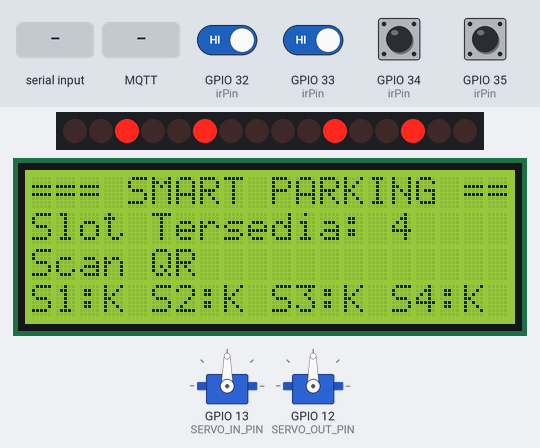
Simulated run of this sketch. Board: ESP32. Shown: 16 shift-register outputs drawn as a row of LEDs (first output left, lit = HIGH), 20×4 character LCD, 2 × servo. Wiring (inferred from the names in the program): 2 × shift register (74HC595): data GPIO 23; shift clock GPIO 18; latch GPIO 5. Wiring (inferred from the signals the program sends): row of LEDs: on Q0, Q1, Q2, Q3, Q4, Q5, Q6, Q7, Q8, Q9, Q10, Q11, Q12, Q13, Q14, Q15. Inputs (shaded band) come from the test bench; at power-on: GPIO 32 (irPin), GPIO 33 (irPin), GPIO 34 (irPin), GPIO 35 (irPin) HIGH. WiFi joins after 1.5 s; servers stay silent unless stated; random numbers use the default seed unless the sketch sets one; no MQTT or app messages arrive unless stated; what the sketch prints to the serial monitor is not drawn.

Above: at 5.6 s.
5.7 s: "}\n" received over the second serial link
At 6.6 s:
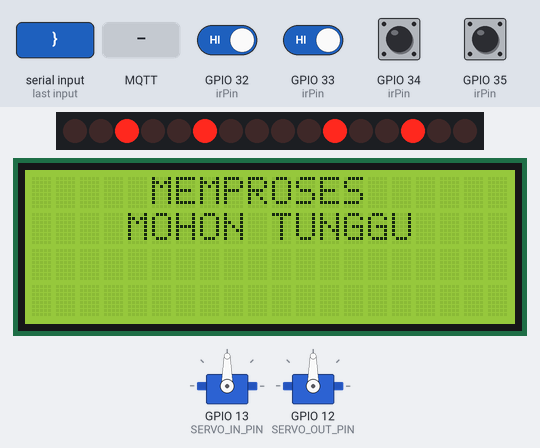
7.2 s: MQTT message "}" arrives on the first subscribed topic
At 8.0 s:
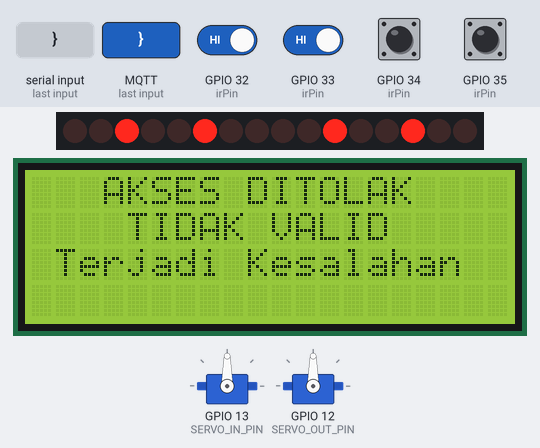
8.8 s: GPIO 32 (irPin) driven LOW
At 9.6 s:
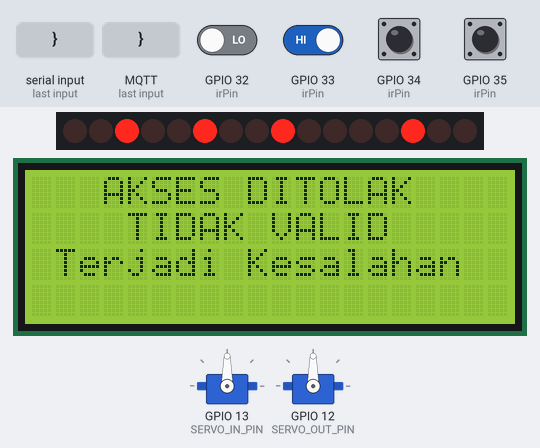
11.8 s: "reserved\n" received over the second serial link
At 12.8 s:
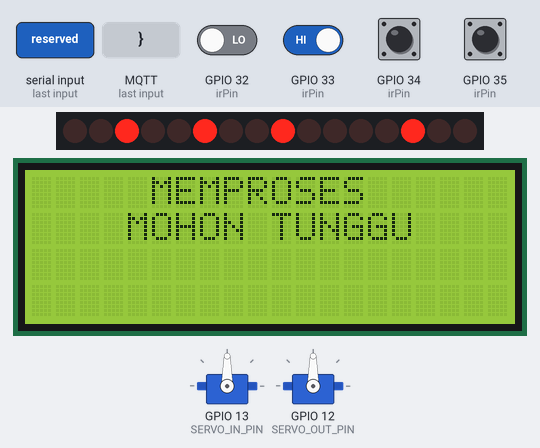
13.3 s: MQTT message "reserved" arrives on the first subscribed topic
At 13.8 s:
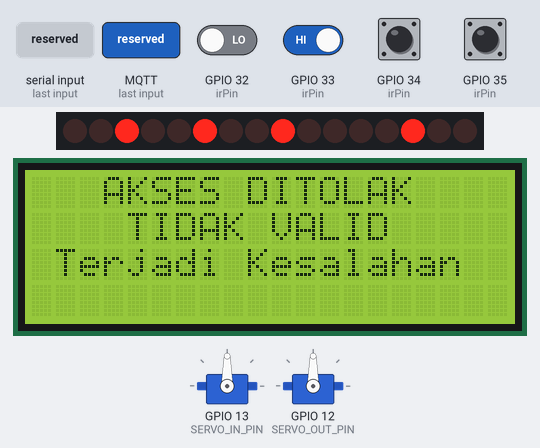
14.9 s: GPIO 33 (irPin) driven LOW
At 15.5 s:
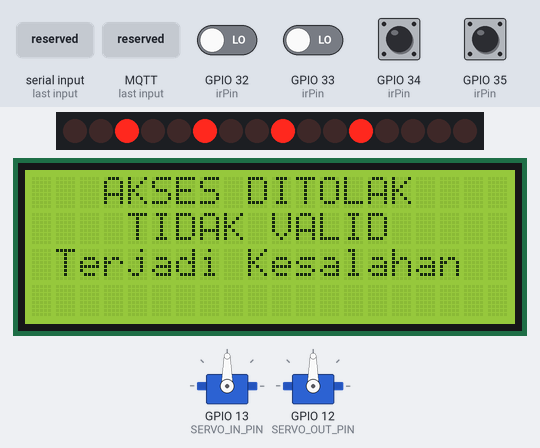
Timing chart, 0 to 17.9 s (numbered marks = the images above; inputs shaded):
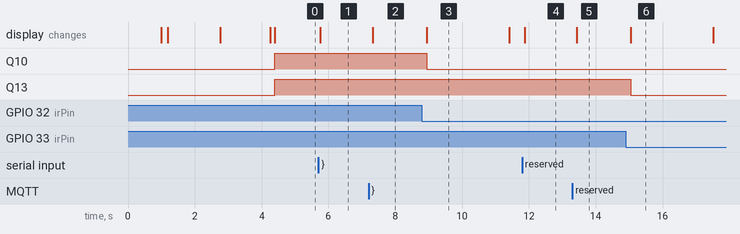

Measured:
- after the input at 5.7 s, the display: changes after 0.06 s (image 1)
- after the input at 7.2 s, the display: changes after 0.13 s (image 2)
- after the input at 11.8 s, the display: changes after 0.07 s (image 4)
- after the input at 13.3 s, the display: changes after 0.13 s (image 5)
- what the display in image 3 shows lasts 2.5 s, from 8.9 s to 11.4 s

The sketch:

parkingesp.ino
```cpp
#include <ESP32Servo.h>
#include <WiFi.h>
#include <WiFiClientSecure.h>
#include <PubSubClient.h>
#include <Wire.h>
#include <LiquidCrystal_I2C.h>

// ========================================================================================
// 1. KONFIGURASI WIFI DAN MQTT
// ========================================================================================
const char* WIFI_SSID = "DR";
const char* WIFI_PASS = "kitaaja123";

// Isi host HiveMQ tanpa mqtts://
// Contoh: xxxxxxxx.s1.eu.hivemq.cloud
const char* MQTT_SERVER = "07ea93ea62a6450eb50b1cb6e520eae3.s1.eu.hivemq.cloud";
const int   MQTT_PORT   = 8883;
const char* MQTT_USER   = "smart_parking";
const char* MQTT_PASS   = "Smartparking2026";

const char* TOPIC_SLOT_STATUS       = "smartparking/slot/status";
const char* TOPIC_GATE_SCAN         = "smartparking/gate/scan";
const char* TOPIC_GATE_RESPONSE     = "smartparking/gate/response";
const char* TOPIC_SERVER_SLOT_STATE = "smartparking/server/slot/state";
const char* TOPIC_SLOT_REQUEST      = "smartparking/slot/request";

// ========================================================================================
// 2. KONFIGURASI PIN
// ========================================================================================
#define GM65_IN_RX   16
#define GM65_IN_TX   17
#define GM65_OUT_RX  25
#define GM65_OUT_TX  26
#define BAUD_GM65    115200

#define SERVO_IN_PIN   13
#define SERVO_OUT_PIN  12

#define IR_SLOT_1  34
#define IR_SLOT_2  35
#define IR_SLOT_3  32
#define IR_SLOT_4  33

#define SR_DATA   23
#define SR_CLOCK  18
#define SR_LATCH   5

// ========================================================================================
// 3. KONFIGURASI SISTEM
// ========================================================================================
#define TOTAL_SLOT              4
#define SERVO_BUKA_MS           5000
#define IR_CHECK_MS             200
#define SLOT_SYNC_MS            15000
#define HARDWARE_SEND_COOLDOWN  1000

#define SERVO_TUTUP  90
#define SERVO_BUKA    0

// ========================================================================================
// 4. OBJECT DAN VARIABEL GLOBAL
// ========================================================================================
HardwareSerial ScannerMasuk(2);
HardwareSerial ScannerKeluar(1);

Servo servoMasuk;
Servo servoKeluar;

LiquidCrystal_I2C lcd(0x27, 20, 4);

WiFiClientSecure secureClient;
PubSubClient mqtt(secureClient);

int statusSlot[TOTAL_SLOT] = {0, 0, 0, 0};
int lastPhysicalState[TOTAL_SLOT] = {-1, -1, -1, -1};

int irPin[TOTAL_SLOT] = {
  IR_SLOT_1,
  IR_SLOT_2,
  IR_SLOT_3,
  IR_SLOT_4
};

String bufferMasuk  = "";
String bufferKeluar = "";

bool servoMasukAktif  = false;
bool servoKeluarAktif = false;
bool isLcdShowingMsg  = false;
bool wifiConnected    = false;

unsigned long timerMasuk          = 0;
unsigned long timerKeluar         = 0;
unsigned long lastIRCheck         = 0;
unsigned long lastSlotSync        = 0;
unsigned long lastHardwareSend    = 0;
unsigned long lcdMessageTimer     = 0;
unsigned long lastLcdIdleUpdate   = 0;

// Variabel untuk menunggu respons validasi QR dari MQTT
bool waitingGateResponse = false;
String pendingQr         = "";
String pendingGate       = "";
String lastGateResult    = "";
unsigned long gateRequestTimer = 0;

// ========================================================================================
// 5. FUNGSI BANTUAN LCD DAN STRING
// ========================================================================================
String fitLine(String text) {
  if (text.length() > 20) {
    return text.substring(0, 20);
  }

  while (text.length() < 20) {
    text += " ";
  }

  return text;
}

void printCenter(int row, String text) {
  if (text.length() > 20) {
    text = text.substring(0, 20);
  }

  int pad = (20 - text.length()) / 2;
  if (pad < 0) pad = 0;

  lcd.setCursor(0, row);
  lcd.print("                    ");

  lcd.setCursor(pad, row);
  lcd.print(text);
}

void showLcdMessage(String baris1, String baris2, String baris3, String baris4) {
  lcd.clear();
  printCenter(0, baris1);
  printCenter(1, baris2);
  printCenter(2, baris3);
  printCenter(3, baris4);

  isLcdShowingMsg = true;
  lcdMessageTimer = millis();
}

String escapeJson(String value) {
  value.replace("\\", "\\\\");
  value.replace("\"", "\\\"");
  value.replace("\n", "");
  value.replace("\r", "");
  return value;
}

String extractJsonValue(String payload, String key) {
  String pattern = "\"" + key + "\":\"";
  int idx = payload.indexOf(pattern);

  if (idx == -1) return "";

  int start = idx + pattern.length();
  int end = payload.indexOf("\"", start);

  if (end == -1) return "";

  return payload.substring(start, end);
}

// ========================================================================================
// 6. LCD IDLE DAN LED STATUS SLOT
// ========================================================================================
void updateLcdIdle() {
  if (isLcdShowingMsg) return;

  int sisaSlot = 0;

  for (int i = 0; i < TOTAL_SLOT; i++) {
    if (statusSlot[i] == 0) {
      sisaSlot++;
    }
  }

  lcd.setCursor(0, 0);
  lcd.print(fitLine("=== SMART PARKING ==="));

  lcd.setCursor(0, 1);
  lcd.print(fitLine("Slot Tersedia: " + String(sisaSlot)));

  lcd.setCursor(0, 2);
  lcd.print(fitLine("Scan QR"));

  String line4 = "";

  for (int i = 0; i < TOTAL_SLOT; i++) {
    line4 += "S";
    line4 += String(i + 1);
    line4 += ":";

    if (statusSlot[i] == 1) {
      line4 += "I ";       // I = Isi / Terisi
    } else if (statusSlot[i] == 2) {
      line4 += "R ";       // R = Reserved
    } else {
      line4 += "K ";       // K = Kosong
    }
  }

  lcd.setCursor(0, 3);
  lcd.print(fitLine(line4));
}

void updateTrafficLight() {
  byte ic1 = 0;
  byte ic2 = 0;

  // Slot 1
  if (statusSlot[0] == 1) ic1 |= 0b00000001;
  else if (statusSlot[0] == 2) ic1 |= 0b00000010;
  else ic1 |= 0b00000100;

  // Slot 2
  if (statusSlot[1] == 1) ic1 |= 0b00001000;
  else if (statusSlot[1] == 2) ic1 |= 0b00010000;
  else ic1 |= 0b00100000;

  // Slot 3
  if (statusSlot[2] == 1) ic2 |= 0b00000001;
  else if (statusSlot[2] == 2) ic2 |= 0b00000010;
  else ic2 |= 0b00000100;

  // Slot 4
  if (statusSlot[3] == 1) ic2 |= 0b00001000;
  else if (statusSlot[3] == 2) ic2 |= 0b00010000;
  else ic2 |= 0b00100000;

  digitalWrite(SR_LATCH, LOW);
  shiftOut(SR_DATA, SR_CLOCK, MSBFIRST, ic2);
  shiftOut(SR_DATA, SR_CLOCK, MSBFIRST, ic1);
  digitalWrite(SR_LATCH, HIGH);
}

// ========================================================================================
// 7. PARSE STATUS SLOT DARI SERVER VIA MQTT
// ========================================================================================
void parseServerSlotState(String payload) {
  bool statusBerubah = false;

  for (int i = 0; i < TOTAL_SLOT; i++) {
    String searchStr1 = "\"slot_nomor\":" + String(i + 1);
    String searchStr2 = "\"slot_nomor\":\"" + String(i + 1) + "\"";

    int slotIdx = payload.indexOf(searchStr1);

    if (slotIdx == -1) {
      slotIdx = payload.indexOf(searchStr2);
    }

    if (slotIdx == -1) {
      continue;
    }

    int objEnd = payload.indexOf("}", slotIdx);

    if (objEnd == -1) {
      objEnd = payload.length() - 1;
    }

    String oneSlot = payload.substring(slotIdx, objEnd);
    bool terisiServer = oneSlot.indexOf("\"terisi\":true") != -1;
    String state = extractJsonValue(oneSlot, "status");

    int oldStatus = statusSlot[i];

    // Prioritas status fisik jika sensor membaca terisi.
    if (digitalRead(irPin[i]) == LOW || terisiServer) {
      statusSlot[i] = 1;
    } else {
      if (state.indexOf("reserved") != -1 || state.indexOf("reservasi") != -1) {
        statusSlot[i] = 2;
      } else {
        statusSlot[i] = 0;
      }
    }

    if (oldStatus != statusSlot[i]) {
      statusBerubah = true;
    }
  }

  if (statusBerubah) {
    updateTrafficLight();

    if (!isLcdShowingMsg) {
      updateLcdIdle();
    }
  }
}

// ========================================================================================
// 8. KONEKSI WIFI DAN MQTT
// ========================================================================================
void connectWiFi() {
  lcd.clear();
  printCenter(1, "Menghubungkan WiFi");
  printCenter(2, WIFI_SSID);

  Serial.print("[WiFi] ");
  Serial.println(WIFI_SSID);

  WiFi.begin(WIFI_SSID, WIFI_PASS);

  int attempt = 0;

  while (WiFi.status() != WL_CONNECTED && attempt < 20) {
    delay(500);
    Serial.print(".");
    attempt++;
  }

  if (WiFi.status() == WL_CONNECTED) {
    wifiConnected = true;

    Serial.println("\n[WiFi] Connected");
    Serial.print("[WiFi] IP: ");
    Serial.println(WiFi.localIP());

    lcd.clear();
    printCenter(1, "WiFi Terhubung");
    printCenter(2, "Sistem Siap");
  } else {
    wifiConnected = false;

    Serial.println("\n[WiFi] Failed");

    lcd.clear();
    printCenter(1, "WiFi Gagal");
    printCenter(2, "Mode Offline");
  }

  delay(1500);
  lcd.clear();
}

void mqttCallback(char* topic, byte* payload, unsigned int length) {
  String topicStr = String(topic);
  String message = "";

  for (unsigned int i = 0; i < length; i++) {
    message += (char)payload[i];
  }

  Serial.print("[MQTT IN] Topic: ");
  Serial.println(topicStr);
  Serial.print("[MQTT IN] Message: ");
  Serial.println(message);

  // Respons validasi QR dari bridge/server.
  if (topicStr == TOPIC_GATE_RESPONSE) {
    String qrCode = extractJsonValue(message, "qr_code");
    String gate   = extractJsonValue(message, "gate");
    String status = extractJsonValue(message, "status");
    String pesan  = extractJsonValue(message, "message");

    if (pesan.length() == 0) {
      pesan = "Terjadi Kesalahan";
    }

    bool matchQr   = (qrCode.length() == 0 || qrCode == pendingQr);
    bool matchGate = (gate.length() == 0 || gate == pendingGate);

    if (waitingGateResponse && matchQr && matchGate) {
      if (status == "success") {
        lastGateResult = "success|" + pesan;
      } else {
        lastGateResult = "denied|" + pesan;
      }

      waitingGateResponse = false;
    }
  }

  // Status slot dari server/bridge. Bagian ini opsional.
  if (topicStr == TOPIC_SERVER_SLOT_STATE) {
    parseServerSlotState(message);
  }
}

void connectMQTT() {
  if (!wifiConnected) return;

  int attempt = 0;

  while (!mqtt.connected() && attempt < 5) {
    Serial.print("[MQTT] Menghubungkan ke HiveMQ... ");

    String clientId = "ESP32-SmartParking-";
    clientId += String((uint32_t)ESP.getEfuseMac(), HEX);
    clientId += "-";
    clientId += String(random(0xffff), HEX);

    if (mqtt.connect(clientId.c_str(), MQTT_USER, MQTT_PASS)) {
      Serial.println("berhasil");

      mqtt.subscribe(TOPIC_GATE_RESPONSE);
      mqtt.subscribe(TOPIC_SERVER_SLOT_STATE);

      mqtt.publish(
        "smartparking/test",
        "{\"status\":\"berhasil\",\"message\":\"ESP32 terhubung ke HiveMQ\"}"
      );

      Serial.println("[MQTT] Subscribe berhasil");
    } else {
      Serial.print("gagal, rc=");
      Serial.println(mqtt.state());

      attempt++;
      delay(2000);
    }
  }
}

// ========================================================================================
// 9. SENSOR IR DAN PUBLISH STATUS SLOT
// ========================================================================================
void sendSlotStatusToMQTT() {
  if (!wifiConnected) return;

  if (!mqtt.connected()) {
    connectMQTT();
  }

  if (!mqtt.connected()) {
    Serial.println("[MQTT SLOT] Gagal, MQTT belum terkoneksi");
    return;
  }

  String payload = "{";
  payload += "\"s1\":" + String(lastPhysicalState[0]) + ",";
  payload += "\"s2\":" + String(lastPhysicalState[1]) + ",";
  payload += "\"s3\":" + String(lastPhysicalState[2]) + ",";
  payload += "\"s4\":" + String(lastPhysicalState[3]);
  payload += "}";

  bool ok = mqtt.publish(TOPIC_SLOT_STATUS, payload.c_str());

  if (ok) {
    Serial.print("[MQTT SLOT] Publish OK: ");
    Serial.println(payload);
  } else {
    Serial.print("[MQTT SLOT] Publish Gagal: ");
    Serial.println(payload);
  }
}

void updateIRSensor() {
  bool hardwareChanged = false;

  for (int i = 0; i < TOTAL_SLOT; i++) {
    bool terisi = digitalRead(irPin[i]) == LOW;
    int currentState = terisi ? 1 : 0;

    if (currentState != lastPhysicalState[i]) {
      hardwareChanged = true;
      lastPhysicalState[i] = currentState;
    }

    if (terisi) {
      statusSlot[i] = 1;
    } else {
      if (statusSlot[i] != 2) {
        statusSlot[i] = 0;
      }
    }
  }

  if (hardwareChanged && millis() - lastHardwareSend >= HARDWARE_SEND_COOLDOWN) {
    lastHardwareSend = millis();

    Serial.println("[HW SYNC] SENSOR BERUBAH");

    sendSlotStatusToMQTT();

    if (!isLcdShowingMsg) {
      updateLcdIdle();
    }
  }
}

void syncSlotDariServer() {
  // ESP32 tidak lagi request langsung ke api.php.
  // ESP32 hanya mengirim request via MQTT.
  if (!wifiConnected) return;

  if (!mqtt.connected()) {
    connectMQTT();
  }

  if (mqtt.connected()) {
    mqtt.publish(TOPIC_SLOT_REQUEST, "{\"source\":\"esp32\",\"request\":\"slot_state\"}");
    Serial.println("[MQTT] Request slot state");
  }
}

// ========================================================================================
// 10. SCAN QR DAN VALIDASI LEWAT MQTT
// ========================================================================================
String kirimQRkeServer(String qr, String gate) {
  if (!wifiConnected) {
    return "no_wifi";
  }

  if (!mqtt.connected()) {
    connectMQTT();
  }

  if (!mqtt.connected()) {
    return "error|MQTT Tidak Terhubung";
  }

  pendingQr = qr;
  pendingGate = gate;
  lastGateResult = "";
  waitingGateResponse = true;
  gateRequestTimer = millis();

  String payload = "{";
  payload += "\"qr_code\":\"" + escapeJson(qr) + "\",";
  payload += "\"gate\":\"" + escapeJson(gate) + "\"";
  payload += "}";

  bool ok = mqtt.publish(TOPIC_GATE_SCAN, payload.c_str());

  if (!ok) {
    waitingGateResponse = false;
    return "error|Publish QR Gagal";
  }

  Serial.print("[MQTT QR] Publish: ");
  Serial.println(payload);

  while (waitingGateResponse && millis() - gateRequestTimer < 5000) {
    mqtt.loop();
    delay(10);
  }

  if (waitingGateResponse) {
    waitingGateResponse = false;
    return "error|Timeout Server";
  }

  if (lastGateResult.length() == 0) {
    return "error|Response Kosong";
  }

  return lastGateResult;
}

void handleScanMasuk(String qr) {
  Serial.println("[MASUK]");

  showLcdMessage("MEMPROSES", "MOHON TUNGGU", "", "");

  String response = kirimQRkeServer(qr, "in");
  int sepIndex = response.indexOf("|");

  String hasil = (sepIndex != -1) ? response.substring(0, sepIndex) : response;
  String pesan = (sepIndex != -1) ? response.substring(sepIndex + 1) : "";

  if (hasil == "success") {
    showLcdMessage("AKSES DITERIMA", "SILAKAN MASUK", "PALANG TERBUKA", "");

    if (!servoMasukAktif) {
      servoMasuk.write(SERVO_BUKA);
      servoMasukAktif = true;
      timerMasuk = millis();
    }
  } else if (hasil == "no_wifi") {
    showLcdMessage("MODE OFFLINE", "SILAKAN MASUK", "PALANG TERBUKA", "");

    if (!servoMasukAktif) {
      servoMasuk.write(SERVO_BUKA);
      servoMasukAktif = true;
      timerMasuk = millis();
    }
  } else {
    showLcdMessage("AKSES DITOLAK", "TIDAK VALID", pesan, "");
  }
}

void handleScanKeluar(String qr) {
  Serial.println("[KELUAR]");

  showLcdMessage("MEMPROSES", "MOHON TUNGGU", "", "");

  String response = kirimQRkeServer(qr, "out");
  int sepIndex = response.indexOf("|");

  String hasil = (sepIndex != -1) ? response.substring(0, sepIndex) : response;
  String pesan = (sepIndex != -1) ? response.substring(sepIndex + 1) : "";

  if (hasil == "success") {
    showLcdMessage("AKSES DITERIMA", "SILAKAN KELUAR", "SALDO -Rp3000", "PALANG TERBUKA");

    if (!servoKeluarAktif) {
      servoKeluar.write(SERVO_BUKA);
      servoKeluarAktif = true;
      timerKeluar = millis();
    }
  } else if (hasil == "no_wifi") {
    showLcdMessage("MODE OFFLINE", "SILAKAN KELUAR", "PALANG TERBUKA", "");

    if (!servoKeluarAktif) {
      servoKeluar.write(SERVO_BUKA);
      servoKeluarAktif = true;
      timerKeluar = millis();
    }
  } else {
    showLcdMessage("AKSES DITOLAK", "TIDAK VALID", pesan, "");
  }
}

void bacaScanner(HardwareSerial &port, String &buffer, void (*handler)(String)) {
  while (port.available()) {
    char c = port.read();

    if (c == '\n' || c == '\r') {
      buffer.trim();

      if (buffer.length() > 0) {
        handler(buffer);
        buffer = "";
      }
    } else {
      buffer += c;
    }
  }
}

// ========================================================================================
// 11. SERVO
// ========================================================================================
void cekServo(Servo &srv, bool &aktif, unsigned long &timer, const char* nama) {
  if (aktif && millis() - timer >= SERVO_BUKA_MS) {
    srv.write(SERVO_TUTUP);
    aktif = false;

    Serial.print("[");
    Serial.print(nama);
    Serial.println("] TUTUP");

    syncSlotDariServer();
  }
}

// ========================================================================================
// 12. SETUP
// ========================================================================================
void setup() {
  Serial.begin(115200);
  delay(1000);

  Serial.println("=== SMART PARKING MQTT ===");

  lcd.init();
  lcd.backlight();
  lcd.clear();

  printCenter(1, "MEMULAI SISTEM");
  printCenter(2, "SMART PARKING");

  connectWiFi();

  // Untuk prototype TLS HiveMQ.
  // Untuk produksi lebih aman menggunakan sertifikat CA.
  secureClient.setInsecure();

  mqtt.setServer(MQTT_SERVER, MQTT_PORT);
  mqtt.setCallback(mqttCallback);
  mqtt.setBufferSize(2048);

  connectMQTT();

  ScannerMasuk.begin(BAUD_GM65, SERIAL_8N1, GM65_IN_RX, GM65_IN_TX);
  ScannerKeluar.begin(BAUD_GM65, SERIAL_8N1, GM65_OUT_RX, GM65_OUT_TX);

  servoMasuk.attach(SERVO_IN_PIN, 500, 2400);
  servoKeluar.attach(SERVO_OUT_PIN, 500, 2400);

  servoMasuk.write(SERVO_TUTUP);
  servoKeluar.write(SERVO_TUTUP);

  for (int i = 0; i < TOTAL_SLOT; i++) {
    pinMode(irPin[i], INPUT);
  }

  pinMode(SR_DATA, OUTPUT);
  pinMode(SR_LATCH, OUTPUT);
  pinMode(SR_CLOCK, OUTPUT);

  randomSeed(micros());

  updateIRSensor();
  updateTrafficLight();
  syncSlotDariServer();
  updateLcdIdle();
}

// ========================================================================================
// 13. LOOP
// ========================================================================================
void loop() {
  if (WiFi.status() != WL_CONNECTED) {
    wifiConnected = false;
    connectWiFi();
    connectMQTT();
    updateLcdIdle();
  }

  if (wifiConnected && !mqtt.connected()) {
    connectMQTT();
  }

  if (mqtt.connected()) {
    mqtt.loop();
  }

  bacaScanner(ScannerMasuk, bufferMasuk, handleScanMasuk);
  bacaScanner(ScannerKeluar, bufferKeluar, handleScanKeluar);

  cekServo(servoMasuk, servoMasukAktif, timerMasuk, "MASUK");
  cekServo(servoKeluar, servoKeluarAktif, timerKeluar, "KELUAR");

  if (millis() - lastIRCheck >= IR_CHECK_MS) {
    lastIRCheck = millis();
    updateIRSensor();
    updateTrafficLight();
  }

  if (!isLcdShowingMsg && millis() - lastLcdIdleUpdate >= 2000) {
    lastLcdIdleUpdate = millis();
    updateLcdIdle();
  }

  if (isLcdShowingMsg && millis() - lcdMessageTimer >= 4000) {
    isLcdShowingMsg = false;
    lcd.clear();
    updateLcdIdle();
  }

  if (millis() - lastSlotSync >= SLOT_SYNC_MS) {
    lastSlotSync = millis();
    syncSlotDariServer();
  }

  delay(10);
}
```
